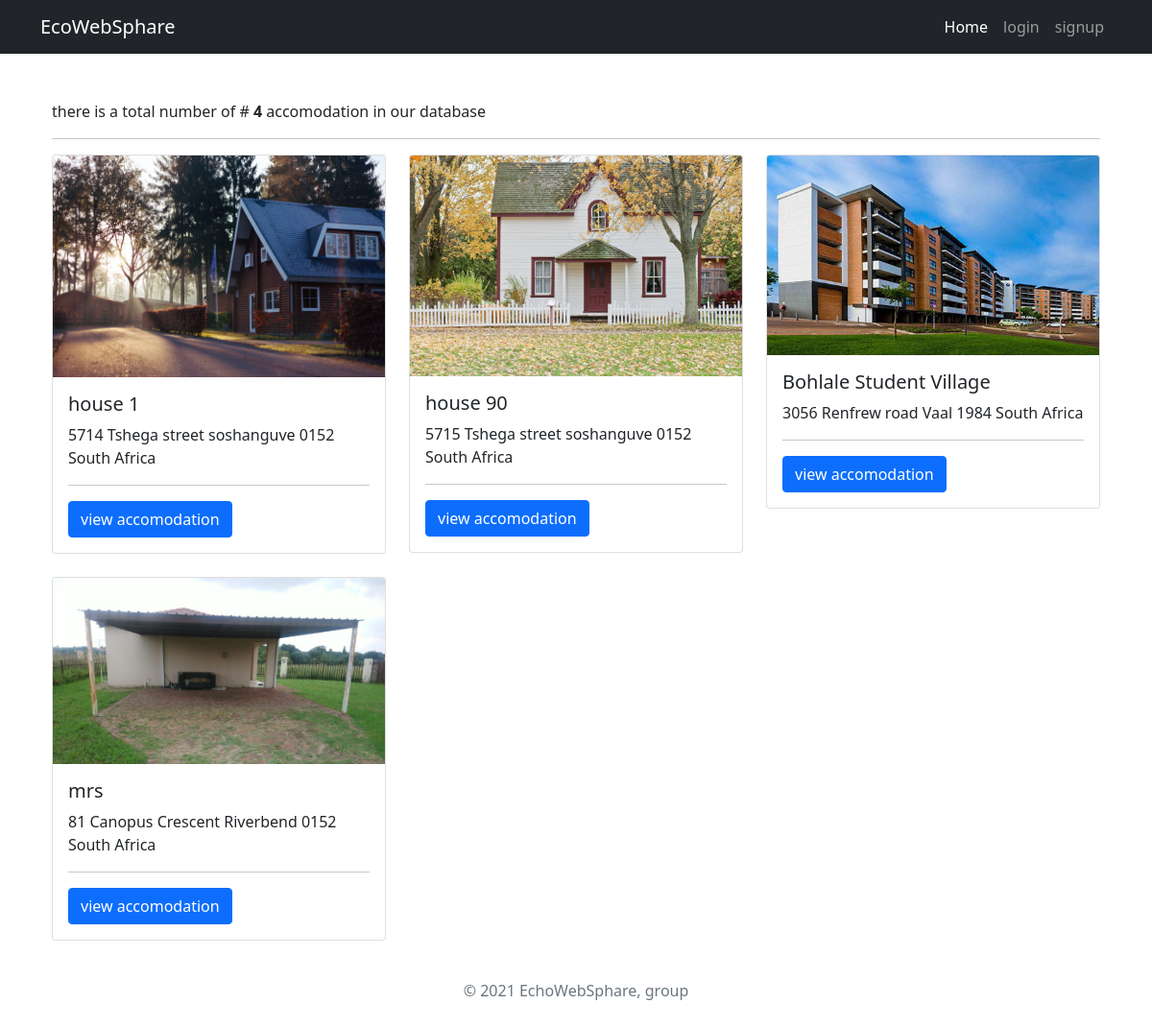
/accomodation/, run on the app's committed database.
### accomodations/models.py (models this page shows, shortened)
class Accomodation(models.Model):
    owner = models.ForeignKey(settings.AUTH_USER_MODEL,on_delete=models.CASCADE, related_name="owner")
    title = models.CharField(max_length=255, unique=True)
    address = models.OneToOneField(Address, on_delete=models.CASCADE)
    likes = models.ManyToManyField(settings.AUTH_USER_MODEL, blank=True, related_name='accomodation_likes')
    image_1 = models.ImageField(upload_to='images')
    image_2 = models.ImageField(upload_to='images', null=True, blank=True)
    image_3 = models.ImageField(upload_to='images', null=True, blank=True)
    image_4 = models.ImageField(upload_to='images', null=True, blank=True)
    image_5 = models.ImageField(upload_to='images', null=True, blank=True)
    description = models.TextField()
    applied = models.ManyToManyField(settings.AUTH_USER_MODEL,default=None, blank=True, related_name="applied")
    date_added = models.DateTimeField(auto_now_add=True)

class Address(models.Model):
    class ProvinceChoice(models.TextChoices):
        GAUTENG = 'GP', ('Gauteng')
    house_number = models.CharField(max_length=20,default="5714")
    street_name = models.CharField(max_length=255,default="Tshega street")
    provice = models.CharField(max_length=2,choices=ProvinceChoice.choices,default=ProvinceChoice.GAUTENG)
    locality = models.CharField(max_length=255, null=True,blank=True, default="soshanguve")
    municipality = models.CharField(max_length=255,default="Tshwane")
    postal_code = models.CharField(max_length=10,default="0152")
    country = models.CharField(default="South Africa", max_length=12, editable=False)
    def __str__(self):
        return f"{self.house_number} {self.street_name} {self.locality} {self.postal_code} {self.country}"

### accomodations/views.py (the view)
# urls.py: path('accomodation/', AccomodationsList, name='accomodation-list'),
def AccomodationsList(request):
    context = {
        'object': Accomodation.objects.all()
    }
    return render(request, 'accomodation-list.html', context)

### templates/accomodation-list.html
{% extends 'base.html' %}
{% block content %}
<div class="container mt-5 mt-2">
  <p>there is a  total number of  #<strong> {{object|length}} </strong> accomodation in our database</p>
<hr>
  <div class="row row-cols-1 row-cols-md-2 row-cols-lg-3 row-cols-sm-auto g-4">
        {% for house in object %}
        <div class="col">
            <div class="card">
                <img src="{{house.image_1.url}}" class="card-img-top" alt="...">
                <div class="card-body">
                    <h5 class="card-title">{{house.title}}</h5>
                    <p class="card-text">{{house.address}}</p>
                    <hr>
                    <a href="{% url 'accomodation-detail' house.id %}" class="btn btn-primary">view accomodation</a>
                </div>
            </div>
        </div>
        {% endfor %}
    </div>
</div>
{% endblock %}

### data on the page
Accomodation: image_1 (picture), title "house 1", address "5714 Tshega street soshanguve 0152 South Africa"
Accomodation: image_1 (picture), title "house 90", address "5715 Tshega street soshanguve 0152 South Africa"
Accomodation: image_1 (picture), title "Bohlale Student Village", address "3056 Renfrew road Vaal 1984 South Africa"
Accomodation: image_1 (picture), title "mrs", address "81 Canopus Crescent Riverbend 0152 South Africa"

### other printed values
{{ object|length }} "4"
